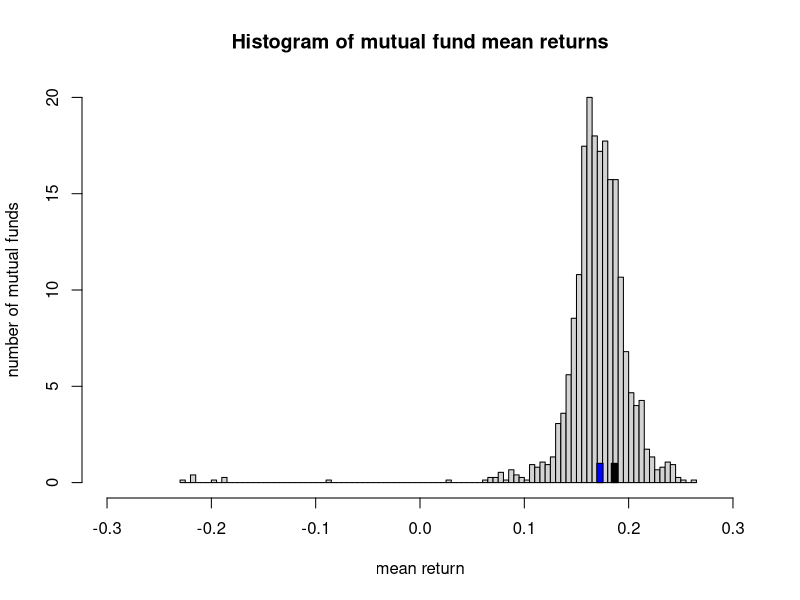
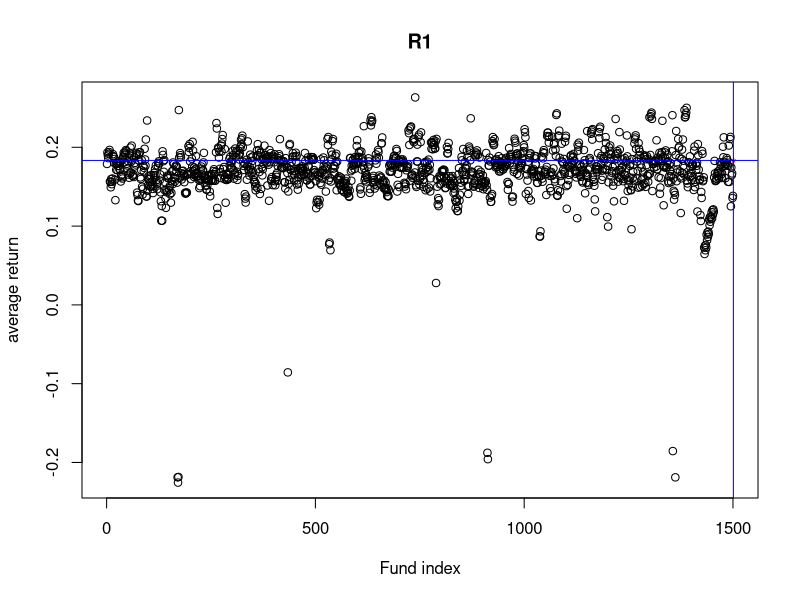
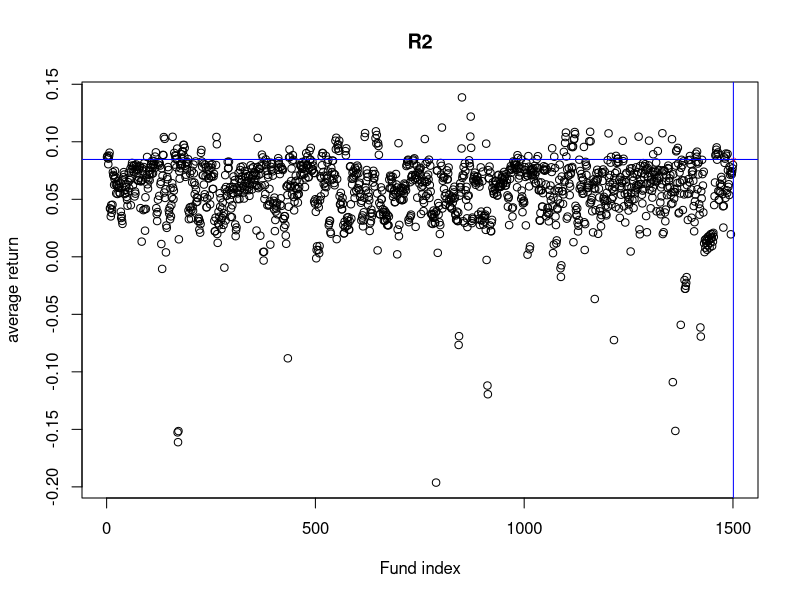

R code for these plots, in order:



# problem 1.c
pro <- choose(99,3)*choose(360,1)*choose(359,96)/ (360**99)

# problem 1.d
pro_1 <- 1 - choose(360,99)/(360**99)

# set directory & read data from file
setwd("C:/Users/jinji/Desktop/MF793File")
array <- read.csv("FF_Research_Data_Factors_weekly.csv")

return_array <- array[array[,1] >= 20110101 & array[,1] <= 20191231,]
r_i <- return_array[2:length(return_array[,1]), c(2)]
r_i_1 <- return_array[1:length(return_array[,1])-1, c(2)]
mat_return <- cbind(r_i_1, r_i)

# problem 2.c.1
a <- sum(mat_return[,1]<0 & mat_return[,2]<0)
b <- sum(mat_return[,1]<0 & mat_return[,2]>0)
c <- sum(mat_return[,1]>0 & mat_return[,2]<0)
d <- sum(mat_return[,1]>0 & mat_return[,2]>0)

# problem 2.c.2
# The sum of all four probabilities not equal 1 because exist one data = 0 at
# 20140516 in the time domain
sum <- length(mat_return[,1])
a_1 <- a/sum
b_1 <- b/sum
c_1 <- c/sum
d_1 <- d/sum

# problem 2.c.3
# The sum of first row not equal 1 because exist one data r(i-1)<0 r(i)=0
a_2 <- a/sum(mat_return[,1]<0)
b_2 <- b/sum(mat_return[,1]<0)
c_2 <- c/sum(mat_return[,1]>0)
d_2 <- d/sum(mat_return[,1]>0)


# problem 4.a
fund_array_raw <- read.csv("1500fund-montrets.csv")
market_array_raw <- read.csv("FF_Research_Data_Factors_monthly.csv")

fund_array <- fund_array_raw[fund_array_raw[,2]>20100531 & fund_array_raw[,2]<20140101,]
market_array <- market_array_raw[market_array_raw[,1]>201005 & market_array_raw[,1]<201401,]/100

total_array <- cbind(fund_array, market_array[,2])

mean_array_raw <- total_array[,3:dim(total_array)[2]]

mean_array <- colMeans(mean_array_raw[sapply(mean_array_raw, is.numeric)])

fund_mean_array <- mean_array[1:length(mean_array)-1]*12

hist(fund_mean_array, xlim = c(-0.3,0.3) , nclass = 100 , prob = T, xlab = "mean return", ylab = "number of mutual funds", main = "Histogram of mutual fund mean returns")


average_market <- mean_array[length(mean_array)]*12
average_funds <- mean(fund_mean_array)

rect(average_market, 0, average_market + 0.6/100, 1, col = 'Black', add = TRUE)
rect(average_funds, 0, average_funds + 0.6/100, 1, col = 'Blue', add = TRUE)


percen_beat_market <- sum(fund_mean_array > average_market)/length(fund_mean_array)



# problem 4.b
fund_array_2 <- fund_array_raw[fund_array_raw[,2]>20140531 & fund_array_raw[,2]<20170101,]
market_array_2 <- market_array_raw[market_array_raw[,1]>201405 & market_array_raw[,1]<201701,]/100

total_array_2 <- cbind(fund_array_2, market_array_2[,2])

mean_array_raw_2 <- total_array_2[,3:dim(total_array_2)[2]]

mean_array_2 <- colMeans(mean_array_raw_2[sapply(mean_array_raw_2, is.numeric)])

fund_mean_array_2 <- mean_array_2[1:length(mean_array_2)-1]*12

average_market_2 <- mean_array_2[length(mean_array_2)]*12

# plot in chart
x_1 <- 1:length(fund_mean_array)
x_2 <- 1:length(fund_mean_array_2)

plot(x_1, fund_mean_array, xlab = "Fund index", ylab = "average return", title("R1"))
points(length(x_1)+1, average_market, col ='red', pch = '*')
abline(h=average_market, col = 'Blue')
abline(v=length(x_1)+1, col = 'Blue')



plot(x_2, fund_mean_array_2, xlab = "Fund index", ylab = "average return", title("R2"))
points(length(x_2)+1, average_market_2, col ='red', pch = '*')
abline(h=average_market_2, col = 'Blue')
abline(v=length(x_2)+1, col = 'Blue')

sort_fund_mean_array <- sort(fund_mean_array)
L_1 <- sort_fund_mean_array[0.2 * length(sort_fund_mean_array)]
M_1 <- sort_fund_mean_array[0.8 * length(sort_fund_mean_array)]

sort_fund_mean_array_2 <- sort(fund_mean_array_2)
L_2 <- sort_fund_mean_array_2[0.2 * length(sort_fund_mean_array_2)]
M_2 <- sort_fund_mean_array_2[0.8 * length(sort_fund_mean_array_2)]

fund_mean_both <- rbind(fund_mean_array, fund_mean_array_2)
# row 1
sum(fund_mean_both[1,]<=L_1 & fund_mean_both[2,]<=L_2)
sum(fund_mean_both[1,]<=L_1 & fund_mean_both[2,]>L_2 & fund_mean_both[2,]<=M_2)
sum(fund_mean_both[1,]<=L_1 & fund_mean_both[2,]>M_2)
# row 2
sum(fund_mean_both[1,]>L_1 & fund_mean_both[1,]<=M_1 & fund_mean_both[2,]<=L_2)
sum(fund_mean_both[1,]>L_1 & fund_mean_both[1,]<=M_1 & fund_mean_both[2,]>L_2 & fund_mean_both[2,]<=M_2)
sum(fund_mean_both[1,]>L_1 & fund_mean_both[1,]<=M_1 & fund_mean_both[2,]>M_2)
# row 3
sum(fund_mean_both[1,]>M_1 & fund_mean_both[2,]<=L_2)
sum(fund_mean_both[1,]>M_1 & fund_mean_both[2,]>L_2 & fund_mean_both[2,]<=M_2)
sum(fund_mean_both[1,]>M_1 & fund_mean_both[2,]>M_2)


# problem 4.c
fund_mean_mkt_premium <- fund_mean_array - average_market
fund_mean_mkt_premium_2 <- fund_mean_array_2 - average_market_2

fund_mean_mkt_premium_both <- rbind(fund_mean_mkt_premium, fund_mean_mkt_premium_2)
# first row
sum(fund_mean_mkt_premium_both[1,]<0 & fund_mean_mkt_premium_both[2,] <0)
sum(fund_mean_mkt_premium_both[1,]<0 & fund_mean_mkt_premium_both[2,] >0)
# second row
sum(fund_mean_mkt_premium_both[1,]>0 & fund_mean_mkt_premium_both[2,] <0)
sum(fund_mean_mkt_premium_both[1,]>0 & fund_mean_mkt_premium_both[2,] >0)










